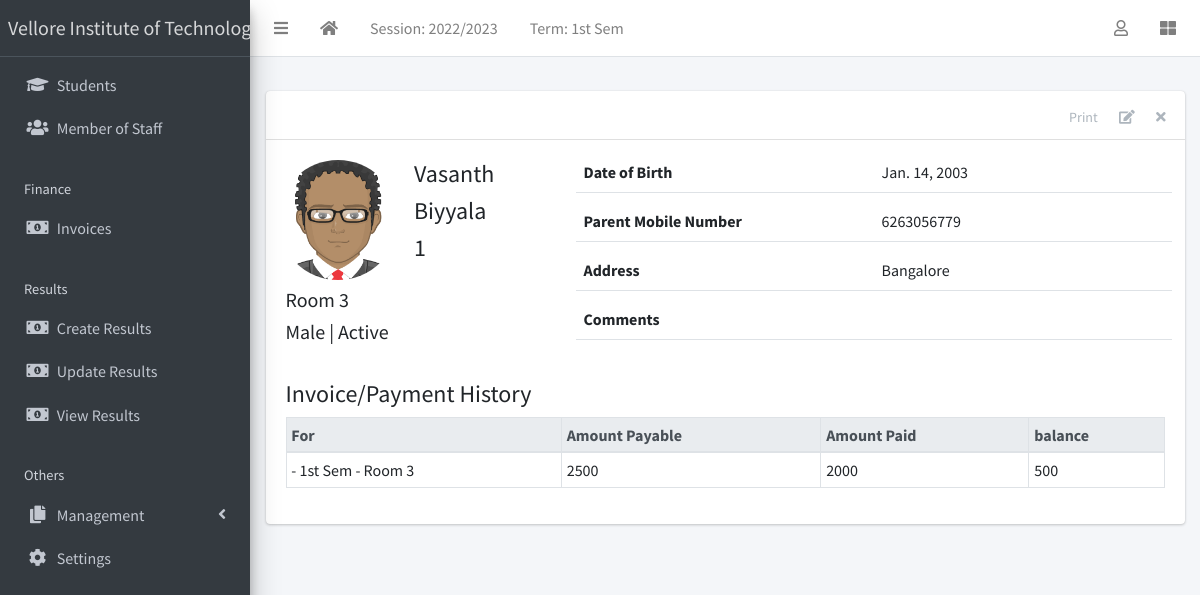
The page /student/1/ (signed in) on the database its author committed.
### apps/corecode/models.py (models this page shows, shortened)
class AcademicSession(models.Model):
    name = models.CharField(max_length=200, unique=True)
    current = models.BooleanField(default=True)
    class Meta:
        ordering = ["-name"]
    def __str__(self):
        return self.name

class AcademicTerm(models.Model):
    name = models.CharField(max_length=20, unique=True)
    current = models.BooleanField(default=True)
    class Meta:
        ordering = ["name"]
    def __str__(self):
        return self.name

class SiteConfig(models.Model):
    key = models.SlugField()
    value = models.CharField(max_length=200)

class StudentClass(models.Model):
    name = models.CharField(max_length=200, unique=True)
    class Meta:
        verbose_name = "Class"
        verbose_name_plural = "Classes"
        ordering = ["name"]
    def __str__(self):
        return self.name

### apps/students/models.py (models this page shows, shortened)
class Student(models.Model):
    STATUS_CHOICES = [("active", "Active"), ("inactive", "Inactive")]
    GENDER_CHOICES = [("male", "Male"), ("female", "Female")]
    current_status = models.CharField(
        max_length=10, choices=STATUS_CHOICES, default="active"
    )
    registration_number = models.CharField(max_length=200, unique=True)
    surname = models.CharField(max_length=200)
    firstname = models.CharField(max_length=200)
    other_name = models.CharField(max_length=200, blank=True)
    gender = models.CharField(max_length=10, choices=GENDER_CHOICES, default="male")
    date_of_birth = models.DateField(default=timezone.now)
    current_class = models.ForeignKey(
        StudentClass, on_delete=models.SET_NULL, blank=True, null=True
    )
    date_of_admission = models.DateField(default=timezone.now)
    mobile_num_regex = RegexValidator(
        regex="^[0-9]{10,15}$", message="Entered mobile number isn't in a right format!"
    )
    parent_mobile_number = models.CharField(
        validators=[mobile_num_regex], max_length=13, blank=True
    )
    address = models.TextField(blank=True)
    others = models.TextField(blank=True)
    passport = models.ImageField(blank=True, upload_to="students/passports/")
    class Meta:
        ordering = ["surname", "firstname", "other_name"]

### apps/finance/models.py (models this page shows, shortened)
class Invoice(models.Model):
    student = models.ForeignKey(Student, on_delete=models.CASCADE)
    session = models.ForeignKey(AcademicSession, on_delete=models.CASCADE)
    term = models.ForeignKey(AcademicTerm, on_delete=models.CASCADE)
    class_for = models.ForeignKey(StudentClass, on_delete=models.CASCADE)
    balance_from_previous_term = models.IntegerField(default=0)
    status = models.CharField(
        max_length=20,
        choices=[("active", "Active"), ("closed", "Closed")],
        default="active",
    )
    class Meta:
        ordering = ["student", "term"]
    def balance(self):
        payable = self.total_amount_payable()
        paid = self.total_amount_paid()
        return payable - paid
    def amount_payable(self):
        items = InvoiceItem.objects.filter(invoice=self)
        total = 0
        for item in items:
            total += item.amount
        return total
    def total_amount_payable(self):
        return self.balance_from_previous_term + self.amount_payable()
    def total_amount_paid(self):
        receipts = Receipt.objects.filter(invoice=self)
        amount = 0
        for receipt in receipts:
            amount += receipt.amount_paid
        return amount

class InvoiceItem(models.Model):
    invoice = models.ForeignKey(Invoice, on_delete=models.CASCADE)
    description = models.CharField(max_length=200)
    amount = models.IntegerField()

class Receipt(models.Model):
    invoice = models.ForeignKey(Invoice, on_delete=models.CASCADE)
    amount_paid = models.IntegerField()
    date_paid = models.DateField(default=timezone.now)
    comment = models.CharField(max_length=200, blank=True)

### apps/students/views.py (the view)
# urls.py: path("<int:pk>/", StudentDetailView.as_view(), name="student-detail"),
class StudentDetailView(LoginRequiredMixin, DetailView):
    model = Student
    template_name = "students/student_detail.html"
    def get_context_data(self, **kwargs):
        context = super(StudentDetailView, self).get_context_data(**kwargs)
        context["payments"] = Invoice.objects.filter(student=self.object)
        return context

### apps/corecode/context_processors.py (called while the page is built)
def site_defaults(request):
    current_session = AcademicSession.objects.get(current=True)
    current_term = AcademicTerm.objects.get(current=True)
    vals = SiteConfig.objects.all()
    contexts = {
        "current_session": current_session.name,
        "current_term": current_term.name,
    }
    for val in vals:
        contexts[val.key] = val.value
    return contexts

### apps/students/templates/students/student_detail.html (shortened to what this page needs)
{% extends 'base.html' %}
{% load static %}
{% block content-header %}
<div class="card-header">
  <div class="card-tools">
    <a href="#" class="btn btn-tool">Print</a>
    <a href="{% url 'student-update' object.id %}" class="btn btn-tool">
      <i class="fas fa-edit"></i>
    </a>
    <a href="{% url 'student-delete' object.id %}" class="btn btn-tool">
      <i class="fas fa-times"></i>
    </a>
  </div>
</div>
{% endblock content-header %}
{% block content %}
    <div class="row mb-4">
      <div class="col-sm-4">
        <div class="row mb-2">
          {% if object.passport %}
            <img
              src="{{ object.passport.url }}"
              class="float-left rounded-circle mr-3" style="width: 120px; height: 120px;">
          {% else %}
            <img
              src="{% static 'dist/img/avatar.png' %}"
              class="float-left rounded-circle mr-3" style="width: 120px; height: 120px;">
          {% endif %}
          <div class="float-right">
            <h4>{{ object.surname }} </h4>
            <h4>{{ object.firstname }} </h4>
            <h4>{{ object.registration_number }} </h4>
          </div>
        </div>
        <h5>{{ object.current_class }} </h5>
        <h5>{{ object.get_gender_display }} | {{ object.get_current_status_display }}</h5>
      </div>
      <div class="col-sm-8">
        <div>
          <div class="form-group border-bottom row">
            <label class="col">
              Date of Birth
            </label>
            <div class="col">
              {{ object.date_of_birth }}
            </div>
          </div>
          <div class="form-group border-bottom row">
            <label class="col">
              Parent Mobile Number
            </label>
            <div class="col">
              {{ object.parent_mobile_number}}
            </div>
          </div>
          <div class="form-group border-bottom row">
            <label class="col">
              Address
            </label>
            <div class="col">
              {{ object.address }}
            </div>
          </div>
          <div class="form-group border-bottom row">
            <label class="col">
              Comments
            </label>
            <div class="col">
            </div>
          </div>
        </div>
      </div>
    </div>
    <h4>Invoice/Payment History</h4>
    {% if payments %}
      <table class="table table-sm table-bordered table-hover">
        <thead class="thead-light">
          <tr>
            <th>For</th>
            <th>Amount Payable</th>
            <th>Amount Paid</th>
            <th>balance</th>
          </tr>
        </thead>
        <tbody>
          {% for payment in payments %}
            <tr class='clickable-row' data-href="{% url 'invoice-detail' payment.id %}">
              <td>{{payment.session}} - {{payment.term}} - {{ payment.class_for}}</td>
              <td>{{payment.total_amount_payable}}</td>
              <td>{{payment.total_amount_paid}}</td>
              <td>{{payment.balance}}</td>
            </tr>
          {% endfor %}
        </tbody>
      </table>
    {% else %}
        <p>There are no payment history for {{object}}</p>
    {% endif %}
{% endblock content %}

### templates/base.html (shortened to what this page needs)
{% load static %}
<!DOCTYPE html>
<html lang="en">
<head>
  <link rel="stylesheet" href="{% static 'plugins/fontawesome-free/css/all.min.css' %}">
  <link rel="stylesheet" href="{% static 'plugins/toastr/toastr.min.css' %}">
  <link rel="stylesheet"
    href="{% static 'plugins/overlayScrollbars/css/OverlayScrollbars.min.css' %}">
  <link rel="stylesheet" href="{% static 'plugins/Datatables/datatables.min.css' %}" />
  <link rel="stylesheet" href="{% static 'dist/css/adminlte.min.css' %}">
</head>
<body
  class="hold-transition sidebar-mini layout-fixed layout-navbar-fixed layout-footer-fixed">
  <div class="wrapper">
    <nav class="main-header navbar navbar-expand navbar-white navbar-light">
      <ul class="navbar-nav">
        <li class="nav-item">
          <a class="nav-link" data-widget="pushmenu" href="#" role="button"><i
              class="fas fa-bars"></i></a>
        </li>
        <li class="nav-item d-none d-sm-inline-block">
          <a href="{% url 'home' %} " class="nav-link"><i class="fa fa-home"></i></a>
        </li>
        <li class="nav-item d-none d-sm-inline-block">
          <a href="{% url 'current-session' %}" class="nav-link">Session: {{ current_session }}</a>
        </li>
        <li class="nav-item d-none d-sm-inline-block">
          <a href="{% url 'current-session' %}" class="nav-link">Term: {{ current_term }}</a>
        </li>
      </ul>
      <ul class="navbar-nav ml-auto">
        <li class="nav-item dropdown">
          <a class="nav-link" data-toggle="dropdown" href="#">
            <i class="far fa-user"></i>
          </a>
        </li>
        <li class="nav-item">
          <a class="nav-link" data-widget="control-sidebar" data-slide="true"
            href="#" role="button"><i class="fas fa-th-large"></i></a>
        </li>
      </ul>
    </nav>
    <aside class="main-sidebar sidebar-dark-primary elevation-4">
      <a href="{% url 'home' %}" class="brand-link">{{ school_name | default:"MySchool" }}</a>
      <div class="sidebar">
        <nav class="mt-2">
          <ul class="nav nav-pills nav-sidebar flex-column"
            data-widget="treeview" role="menu" data-accordion="false">
            <li class="nav-item">
              <a href="{% url 'student-list' %}" class="nav-link">
                <i class="nav-icon fas fa-graduation-cap"></i>
                <p>
                  Students
                </p>
              </a>
            </li>
            <li class="nav-item">
              <a href="{% url 'staff-list' %}" class="nav-link">
                <i class="nav-icon fas fa-users"></i>
                <p>
                  Member of Staff
                </p>
              </a>
            </li>
            <li class="nav-header">Finance</li>
            <li class="nav-item">
              <a href="{% url 'invoice-list' %}" class="nav-link">
                <i class="nav-icon fas fa-money-bill-alt"></i>
                <p>
                  Invoices
                </p>
              </a>
            </li>
            <li class="nav-header">Results</li>
            <li class="nav-item">
              <a href="{% url 'create-result' %}" class="nav-link">
                <i class="nav-icon fas fa-money-bill-alt"></i>
                <p>
                  Create Results
                </p>
              </a>
            </li>
            <li class="nav-item">
              <a href="{% url 'edit-results' %}" class="nav-link">
                <i class="nav-icon fas fa-money-bill-alt"></i>
                <p>
                  Update Results
                </p>
              </a>
            </li>
            <li class="nav-item">
              <a href="{% url 'view-results' %}" class="nav-link">
                <i class="nav-icon fas fa-money-bill-alt"></i>
                <p>
                  View Results
                </p>
              </a>
            </li>
            <li class="nav-header">Others</li>
            <li class="nav-item has-treeview">
              <a href="#" class="nav-link">
                <i class="nav-icon fas fa-copy"></i>
                <p>
                  Management
                  <i class="fas fa-angle-left right"></i>
                </p>
              </a>
            </li>
            <li class="nav-item">
              <a href="{% url 'configs' %}" class="nav-link">
                <i class="nav-icon fas fa-cog"></i>
                <p>
                  Settings
                </p>
              </a>
            </li>
          </ul>
        </nav>
      </div>
    </aside>
    <div class="content-wrapper">
      <section class="content-header">
      </section>
      <section class="content">
        <div class="container-fluid">
          <div class="row">
            <div class="col-md-12">
              {% block fullcard %}
              <div class="card">
                {% block content-header %}{% endblock content-header %}
                <div class="card-body">
                  <div class="row">
                    <div class="col">
                      {% block content %}
                      {% endblock content %}
                    </div>
                  </div>
                </div>
              </div>
              {% endblock fullcard %}
            </div>
          </div>
        </div>
      </section>
    </div>
  </div>
</body>
</html>

### rows shown on the page
AcademicSession: name "2022/2023"
AcademicTerm: name "1st Sem"
SiteConfig: value "Vellore Institute of…"
Student: surname "Vasanth", firstname "Biyyala", registration_number "1", current_class "Room 3", gender "Male", current_status "Active", date_of_birth "Jan. 14, 2003", parent_mobile_number "6263056779", address "Bangalore"
Invoice: term "1st Sem", class_for "Room 3", total_amount_payable "2500", total_amount_paid "2000", balance "500"
